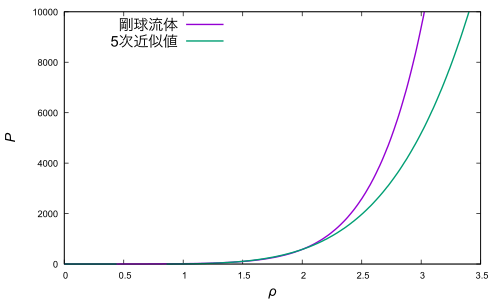

The gnuplot source for this figure:
set term pdf
set out "compare_previous-research.pdf"
set xlabel "{/Arial-Italic ρ}"
set ylabel "{/Arial-Italic P}"
set xlabel font "Arial,15"
set ylabel font "Arial,15"
#ticsはメモリ文字
set tics font "Arial,10"
set xrange [0:3.5]
set yrange [0:10000]
#keyは凡例
set key font"Arial,16"
set key left top
plot "compare_previous-research.dat" u 1:2 with lines linewidth 2 title "剛球流体", "compare_previous-research.dat" u 1:3 with lines linewidth 2 title "5次近似値"
